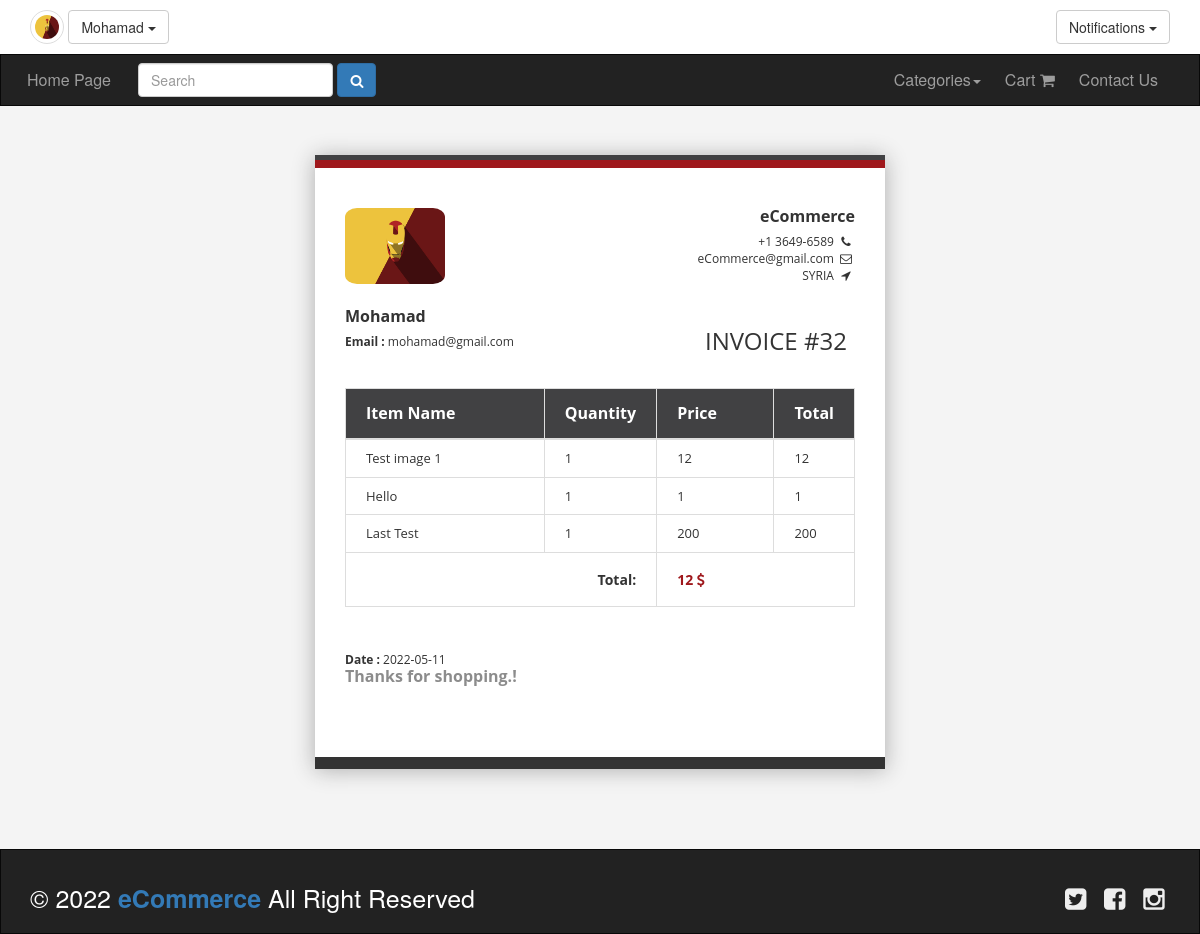
Page /invoice.php?orderid=32 (signed in) on the committed database.
### tables this page shows
CREATE TABLE `users` (
  `UserID` int(11) NOT NULL COMMENT 'To Identify User',
  `Username` varchar(255) NOT NULL COMMENT 'Username To Login',
  `Password` varchar(255) NOT NULL COMMENT 'Password To Login',
  `Email` varchar(255) NOT NULL,
  `FullName` varchar(255) NOT NULL,
  `GroupID` int(11) NOT NULL DEFAULT 0 COMMENT 'Identify User Group',
  `TrustStatus` int(11) NOT NULL DEFAULT 0 COMMENT 'Seller Rank',
  `RegStatus` int(11) NOT NULL DEFAULT 0 COMMENT 'User Approval',
  `Date` date NOT NULL,
  `avatar` varchar(255) NOT NULL
);

CREATE TABLE `orders` (
  `order_id` int(11) NOT NULL,
  `user_id` int(11) DEFAULT NULL,
  `country` varchar(255) DEFAULT NULL,
  `city` varchar(255) DEFAULT NULL,
  `address` varchar(255) DEFAULT NULL,
  `phone` int(30) DEFAULT NULL,
  `items_arr` varchar(10000) DEFAULT NULL,
  `price` int(255) DEFAULT NULL,
  `approve` tinyint(1) DEFAULT NULL,
  `date` date DEFAULT NULL
);

CREATE TABLE `notifications` (
  `notification_id` int(11) NOT NULL,
  `u_id` int(11) DEFAULT NULL,
  `item_id` int(11) DEFAULT NULL,
  `comment_id` int(11) DEFAULT NULL,
  `user_approve` tinyint(1) DEFAULT NULL,
  `out_of_stock` tinyint(1) DEFAULT NULL,
  `order_id` int(11) DEFAULT NULL
);

### init.php (called while the page is built, shortened)
<?php
	include 'admin/connect.php';
	$sessionUser = '';
	if (isset($_SESSION['user'])) {
		$sessionUser = $_SESSION['user'];
	}
	$tpl 				= 'includes/templates/';
	$lang 			= 'includes/languages/';
	$css 				= 'layout/css/';
	$avDir 			= 'admin/uploads/avatars/';
	include $lang . 'english.php';
	include $tpl 	. 'header.php';

### includes/languages/english.php (called while the page is built)
<?php
	function lang($phrase) {
		static $lang = array(
			'HOME_ADMIN' 	=> 'Home',
			'CATEGORIES' 	=> 'Categories',
			'ITEMS' 			=> 'Items',
			'MEMBERS' 		=> 'Members',
			'COMMENTS'		=> 'Comments',
			'STATISTICS' 	=> 'Statistics',
			'LOGS' 				=> 'Logs',
			'Home_Page' 	=> 'Home Page',
			'ENGLISH' 		=> 'English',
			'ARABIC' 			=> 'Arabic',
			'LANGUAGES' 	=> 'Languages',
			'' => ''
		);
		return $lang[$phrase];
	}

### invoice.php (the view, shortened to what this page needs)
<?php
	include 'init.php';
  $stmt = $con->prepare("SELECT * FROM orders WHERE order_id = ?");
  $stmt->execute(array($_GET['orderid']));
  $orderInfos = $stmt->fetchAll();
  foreach ($orderInfos as $order) {
    $stmt2 = $con->prepare("SELECT * FROM users WHERE UserID = ?");
    $stmt2->execute(array($_SESSION['uid']));
    $userAvatars = $stmt2->fetchAll();
    $items_info = unserialize($order['items_arr']);
    foreach ($userAvatars as $avatar) {
?>
<div class="container">
  <div class="col-md-12">
    <div class="row">
      <div class="receipt-main col-xs-10 col-sm-10 col-md-6 col-xs-offset-1 col-sm-offset-1 col-md-offset-3">
        <div class="row">
          <div class="receipt-header">
            <div class="col-xs-6 col-sm-6 col-md-6">
              <div class="receipt-left">
                <?php if (!empty($avatar['avatar'])) { ?>
                  <img class="img-responsive invoice-img" alt="iamgurdeeposahan" src="<?php echo $avDir . $avatar['avatar']; ?>" style="width: 71px; border-radius: 43px;">
                <?php } else { ?>
                  <img class="img-responsive invoice-img" alt="iamgurdeeposahan" src="img.png" style="width: 71px; border-radius: 43px;">
                <?php } ?>
              </div>
            </div>
            <div class="col-xs-6 col-sm-6 col-md-6 text-right">
              <div class="receipt-right">
                <h5>eCommerce</h5>
                <p>+1 3649-6589 <i class="fa fa-phone"></i></p>
                <p>eCommerce@gmail.com <i class="fa fa-envelope-o"></i></p>
                <p>SYRIA <i class="fa fa-location-arrow"></i></p>
              </div>
            </div>
          </div>
        </div>
        <div class="row">
          <div class="receipt-header receipt-header-mid">
            <div class="col-xs-8 col-sm-8 col-md-8 text-left">
              <div class="receipt-right">
                <h5><?php echo $avatar['Username']; ?></h5>
                <p><b>Email :</b> <?php echo $avatar['Email']; ?></p>
              </div>
            </div>
            <div class="col-xs-4 col-sm-4 col-md-4">
              <div class="receipt-left">
                <h3>INVOICE #<?php echo $order['order_id']; ?></h3>
              </div>
            </div>
          </div>
        </div>
        <div>
            <table class="table table-bordered">
                <thead>
                    <tr>
                    <th width="45%">Item Name</th>
                    <th width="15%">Quantity</th>
                    <th width="25%">Price</th>
                    <th width="15%">Total</th>
                    </tr>
                </thead>
                <tbody>
                  <?php foreach ($items_info as $item) { ?>
                    <tr>
                      <td><?php echo $item['item_name']; ?></td>
                      <td><?php echo $item['item_quantity']; ?></td>
                      <td><?php echo $item['item_price']; ?></td>
                      <td><?php echo $item['item_quantity'] * $item['item_price']; ?></td>
                    </tr>
                  <?php } ?>
                  <tr>
                    <td colspan="2" class="text-right"><h5><strong>Total: </strong></h5></td>
                    <td colspan="2" class="text-left text-danger"><h5><strong><?php echo $order['price']; ?> <i class="fa fa-dollar"></i></strong></h2></td>
                  </tr>
                </tbody>
            </table>
        </div>
        <div class="row">
          <div class="receipt-header receipt-header-mid receipt-footer">
            <div class="col-xs-8 col-sm-8 col-md-8 text-left">
              <div class="receipt-right">
                <p><b>Date :</b> <?php echo $order['date']; ?></p>
                <h5 style="color: rgb(140, 140, 140);">Thanks for shopping.!</h5>
              </div>
            </div>
          </div>
        </div>
      </div>
    </div>
  </div>
</div>
<?php
    include $tpl . 'footerDesig.php';
    }
  }
	include $tpl . 'footer.php';
?>

### includes/templates/header.php (shortened to what this page needs)
<!DOCTYPE html>
<html>
	<head>
		<link rel="stylesheet" href="<?php echo $css ?>bootstrap.min.css" />
		<link rel="stylesheet" href="<?php echo $css ?>font-awesome.min.css" />
		<link rel="stylesheet" href="<?php echo $css ?>jquery-ui.css" />
		<link rel="stylesheet" href="<?php echo $css ?>jquery.selectBoxIt.css" />
		<link rel="stylesheet" href="<?php echo $css ?>front.css" />
	</head>
	<body>
	<div class="upper-bar">
		<div class="container">
			<?php
				if (isset($_SESSION['user'])) {
					$stmt = $con->prepare("SELECT Username, avatar FROM users WHERE Username = ?");
					$stmt->execute(Array($sessionUser));
					$all = $stmt->fetchAll();
					?>
				<?php if (!empty($all)) {
					foreach($all as $a){ ?>
						<?php if (!empty($a['avatar'])) {  ?>
							<img class="my-image img-thumbnail img-circle" src="<?php echo $avDir . $a['avatar']; ?>" alt="" />
						<?php } else { ?>
							<img class="my-image img-thumbnail img-circle" src="img.png" alt="" />
						<?php } ?>
					<?php } ?>
				<?php } ?>
				<div class="btn-group my-info">
					<span class="btn btn-default dropdown-toggle" data-toggle="dropdown">
						<?php echo $sessionUser; ?>
						<span class="caret"></span>
					</span>
				</div>
				<div class="btn-group my-notifications pull-right">
					<span class="btn btn-default btn-notifications dropdown-toggle" data-toggle="dropdown">
						Notifications
						<span class="caret"></span>
					</span>
					<?php
						$stmt = $con->prepare("SELECT * FROM notifications WHERE u_id = ? ORDER BY notification_id DESC");
						$stmt->execute(array($_SESSION['uid']));
						$notis = $stmt->fetchAll();
					?>
				</div>
				<?php
				} else {
			?>
			<a  class="btn btn-default pull-right" href="login.php">
				<span>Login / Signup</span>
			</a>
			<?php } ?>
		</div>
	</div>
	<nav class="navbar navbar-inverse">
		<div class="container">
			<div class="navbar-header">
				<a class="navbar-brand" href="index.php"><?php echo lang('Home_Page'); ?></a>
					<form class="navbar-form navbar-left" action="searchPage.php" method="POST">
						<div class="form-group">
							<input type="text" name="searchInput" class="form-control" placeholder="Search" />
						</div>
						<button  class="btn btn-primary">
							<i class="fa fa-search" aria-hidden="true"></i>
						</button>
					</form>
			</div>
			<div class="collapse navbar-collapse" id="app-nav">
				<ul class="nav navbar-nav navbar-right">
					<li class="dropdown">
						<a href="#" class="dropdown-toggle" data-toggle="dropdown" role="button" aria-haspopup="true" aria-expanded="false"><?php echo lang('CATEGORIES'); ?><span class="caret"></span></a>
					</li>
					<li><a href="cart.php">Cart <i class="fa fa-shopping-cart" aria-hidden="true"></i></a></li>
					<li><a href="contactUs.php" ><?php echo 'Contact Us'; ?></a></li>
				</ul>
			</div>
		</div>
	</nav>

### includes/templates/footerDesig.php (shortened to what this page needs)
<div class="footer navbar navbar-inverse">
  <div class="container">
    <div class="content">
      <div class="copy-right pull-left">
        &copy; 2022 <span>eCommerce</span> All Right Reserved
      </div>
      <div class="social pull-right">
        <a href="https://twitter.com" target="_blank"><i class="fa fa-twitter-square fa-fw"></i></a>
        <a href="https://www.facebook.com/" target="_blank"><i class="fa fa-facebook-square fa-fw"></i></a>
        <a href="https://www.instagram.com/" target="_blank"><i class="fa fa-instagram fa-fw"></i></a>
      </div>
    </div>
  </div>
</div>

### layout/css/front.css (style rules this page uses)
body { background-color: #f4f4f4; font-size: 16px; position: relative; }
.navbar { border-radius: 0; margin-bottom: 0; }
.nav > li > a, .navbar-brand { padding: 15px 12px; }
.navbar-brand { font-size: 1em; }
.form-control { position: relative; }
.upper-bar { padding: 10px; background-color: #fff; }
.my-notifications { cursor: pointer; }
.my-image { width: 34px; height: 34px; }
.footer { height: 85px; margin-top: 30px; color: white; padding: 30px 6px; font-size: 25px; margin-bottom: 0px; }
.footer span { font-weight: bold; color: #337ab7; }
.footer .social a { font-size: 25px; color: #eee; }
.footer .social a { cursor: pointer; font-size: 25px; transition: 0.5s ease-in-out; }
.footer .content { padding-bottom: 20px; }
.footer .copy-right { cursor: default; }
.invoice-img { width: 100px !important; height: 76px !important; border-radius: 12% !important; }
.text-danger strong { color: #9f181c; }
.receipt-main { background: #ffffff none repeat scroll 0 0; border-bottom: 12px solid #333333; border-top: 12px solid #9f181c; margin-top: 50px; margin-bottom: 50px; padding: 40px 30px !important; position: relative; box-shadow: 0 1px 21px #acacac; color: #333333; font-family: open sans; }
.receipt-main p { color: #333333; font-family: open sans; line-height: 1.42857; }
.receipt-main::after { background: #414143 none repeat scroll 0 0; content: ""; height: 5px; left: 0; position: absolute; right: 0; top: -13px; }
.receipt-main thead { background: #414143 none repeat scroll 0 0; }
.receipt-main thead th { color: #fff; }
.receipt-right h5 { font-size: 16px; font-weight: bold; margin: 0 0 7px 0; }
.receipt-right p { font-size: 12px; margin: 0px; }
.receipt-right p i { text-align: center; width: 18px; }
.receipt-main td { padding: 9px 20px !important; }
.receipt-main th { padding: 13px 20px !important; }
.receipt-main td { font-size: 13px; font-weight: initial !important; }
.receipt-header-mid { margin: 24px 0; overflow: hidden; }

### rows in the picture
users: avatar (picture), Username "Mohamad", Email "mohamad@gmail.com", item_name "Test image 1", item_quantity "1", item_price "12", item_name "Last Test", item_price "200"
orders: order_id "32", price "12", date "2022-05-11"
notifications: item_name "Hello", u "1", $item['item_quantity']*$item['item_price'] "1"

### other values in the picture
$sessionUser "Mohamad"
lang('Home_Page') "Home Page"
lang('CATEGORIES') "Categories"
